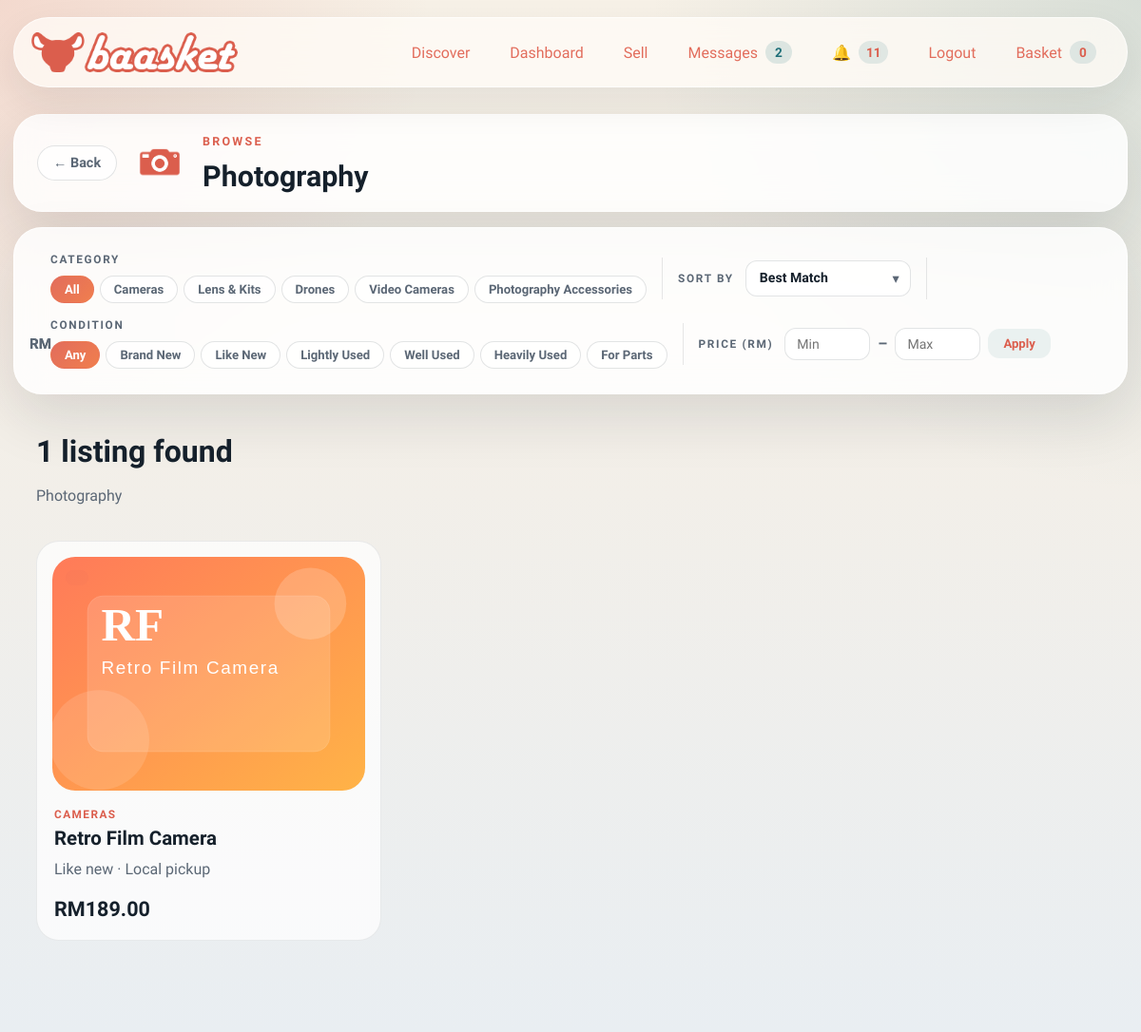
The app's page /browse/Photography (signed in) with its own data.
### models.py (models this page shows, shortened)
class ListingModel(db.Model):
    id = db.Column(db.Integer, primary_key=True)                              # ITEMID (internal int; ITEMID UUID stored separately if needed)
    seller_id = db.Column(db.Integer, db.ForeignKey("user.id"), nullable=False, index=True)   # SELLERID → USER
    buyer_id  = db.Column(db.Integer, db.ForeignKey("user.id"), nullable=True,  index=True)   # BUYERID  → USER (null until sold)
    category    = db.Column(db.String(80),  nullable=False, index=True)       # CATEGORYID
    subcategory = db.Column(db.String(120), nullable=False, default="")       # SUBCATEGORYID
    title       = db.Column(db.String(100), nullable=False, index=True)       # TITLE    VARCHAR(100)
    price       = db.Column(db.Float,       nullable=False)                   # PRICE    FLOAT
    condition   = db.Column(db.String(10),  nullable=False)                   # CONDITION VARCHAR(10)
    listed_date = db.Column(db.DateTime,    nullable=False, default=datetime.utcnow, index=True)  # LISTEDDATE
    description = db.Column(db.String(1000), nullable=False)                  # DESCRIPTION VARCHAR(1000)
    likes    = db.Column(db.Integer, nullable=False, default=0)               # LIKES    INTEGER (≥ 0)
    reserved = db.Column(db.Boolean, nullable=False, default=False)           # RESERVED bool
    buyable  = db.Column(db.Boolean, nullable=False, default=True)            # BUYABLE  bool
    image_path     = db.Column(db.String(255), nullable=False, default="")
    seed_image_data = db.Column(db.Text,       nullable=False, default="")
    location       = db.Column(db.String(80),  nullable=False, default="")
    quantity       = db.Column(db.Integer,     nullable=False, default=1)
    sku            = db.Column(db.String(64),  nullable=True,  default="")
    is_active      = db.Column(db.Boolean,     nullable=False, default=True)
    created_at = db.synonym("listed_date")
    offers = db.relationship("Offer", backref="listing", lazy=True, cascade="all, delete-orphan")
    @property
    def image_data(self) -> str:
        if self.image_path:
            return f"/static/{self.image_path}"
        return self.seed_image_data or "/static/assets/logo/baasket_logo.png"

### main.py (the view)
	@app.get("/browse/<path:category>")
	def browse_category(category: str) -> ResponseReturnValue:
		if category not in VALID_CATEGORIES:
			flash("That category does not exist.", "warning")
			return redirect(url_for("index"))
		subcategories = CATEGORIES_MAP.get(category, [])
		selected_sub       = request.args.get("sub", "").strip()
		sort               = request.args.get("sort", "best_match").strip()
		selected_condition = request.args.get("condition", "").strip()
		price_min_raw      = request.args.get("price_min", "").strip()
		price_max_raw      = request.args.get("price_max", "").strip()
		if selected_sub and selected_sub not in subcategories:
			selected_sub = ""
		if selected_condition and selected_condition not in BROWSE_CONDITIONS:
			selected_condition = ""
		try:
			price_min = Decimal(price_min_raw) if price_min_raw else None
		except Exception:
			price_min = None
		try:
			price_max = Decimal(price_max_raw) if price_max_raw else None
		except Exception:
			price_max = None
		query = Item.query.filter(Item.category == category)
		if selected_sub:
			query = query.filter(Item.subcategory == selected_sub)
		if selected_condition:
			query = query.filter(Item.condition == selected_condition)
		if price_min is not None:
			query = query.filter(Item.price >= float(price_min))
		if price_max is not None:
			query = query.filter(Item.price <= float(price_max))
		if sort == "recent":
			query = query.order_by(Item.created_at.desc())
		elif sort == "price_high":
			query = query.order_by(Item.price.desc())
		elif sort == "price_low":
			query = query.order_by(Item.price.asc())
		else:
			query = query.order_by(Item.created_at.desc())
		listings = query.all()
		category_icon = url_for(
			"static",
			filename=f"assets/categories/{CATEGORY_ICONS.get(category, CATEGORY_ICON_FALLBACK)}",
		)
		return render_template(
			"browse.html",
			title=f"{category} | Baasket",
			category=category,
			category_icon=category_icon,
			subcategories=subcategories,
			selected_sub=selected_sub,
			sort=sort,
			conditions=BROWSE_CONDITIONS,
			selected_condition=selected_condition,
			price_min=price_min_raw,
			price_max=price_max_raw,
			listings=listings,
		)

### main.py (called while the page is built)
def _money(value: object) -> str:
	amount = Decimal(str(value))
	return f"RM{amount:,.2f}"

### models.py (called while the page is built)
@login_manager.user_loader
def load_user(user_id: str) -> User | None:
    if not user_id.isdigit():
        return None
    return db.session.get(User, int(user_id))

### payment.py (called while the page is built)
    def options(self) -> tuple[dict[str, object], ...]:
        return tuple(
            {
                "code": strategy.code,
                "label": strategy.label,
                "fee_rate": getattr(strategy, "fee_rate", Decimal("0.00")),
            }
            for strategy in self._strategies.values()
        )

### templates/browse.html (shortened to what this page needs)
{% extends "base.html" %}
{% block content %}
<section class="browse-header card-surface reveal" data-reveal>
  <div class="browse-header-inner">
    <div class="browse-title-row">
      <a href="{{ url_for('index') }}" class="back-btn">← Back</a>
      <div class="browse-cat-icon">
        <img src="{{ category_icon }}" alt="{{ category }}" class="browse-cat-icon-img">
      </div>
      <div>
        <p class="eyebrow">Browse</p>
        <h1>{{ category }}</h1>
      </div>
    </div>
  </div>
</section>
<section class="browse-filter-bar card-surface reveal" data-reveal>
  <form method="get" action="{{ url_for('browse_category', category=category) }}" id="filter-form">
    <div class="filter-group">
      <span class="filter-label">Category</span>
      <div class="chip-scroll">
        <label class="chip-option {% if not selected_sub %}chip-active{% endif %}">
          All
        </label>
        {% for sub in subcategories %}
          <label class="chip-option {% if selected_sub == sub %}chip-active{% endif %}">
            {{ sub }}
          </label>
        {% endfor %}
      </div>
    </div>
    <div class="filter-group filter-group-inline">
      <span class="filter-label">Sort by</span>
      <div class="select-wrap filter-select-wrap">
        <select name="sort" onchange="this.form.submit()">
          <option value="best_match" {% if sort == 'best_match' %}selected{% endif %}>Best Match</option>
        </select>
        <span class="select-arrow">▾</span>
      </div>
    </div>
    <div class="filter-group">
      <span class="filter-label">Condition</span>
      <div class="chip-scroll">
        <label class="chip-option {% if not selected_condition %}chip-active{% endif %}">
          Any
        </label>
        {% set cond_labels = {
            "Brand New":  "Brand New",
            "Like New":   "Like New",
            "Lightly Us": "Lightly Used",
            "Well Used":  "Well Used",
            "Heavily Us": "Heavily Used",
            "For Parts":  "For Parts"
          } %}
        {% for cond in conditions %}
          <label class="chip-option {% if selected_condition == cond %}chip-active{% endif %}">
            {{ cond_labels.get(cond, cond) }}
          </label>
        {% endfor %}
      </div>
    </div>
    <div class="filter-group filter-group-inline">
      <span class="filter-label">Price (RM)</span>
      <div class="price-range-wrap">
        <span class="price-prefix">RM</span>
        <input type="number" name="price_min" min="0" step="1" placeholder="Min"
               value="{{ price_min or '' }}" class="price-range-input">
        <span class="price-sep">–</span>
        <span class="price-prefix">RM</span>
        <input type="number" name="price_max" min="0" step="1" placeholder="Max"
               value="{{ price_max or '' }}" class="price-range-input">
        <button type="submit" class="ghost-button price-apply-btn">Apply</button>
      </div>
    </div>
  </form>
</section>
<section class="section-block">
  <div class="section-heading">
    <div>
      <h2>{{ listings|length }} listing{% if listings|length != 1 %}s{% endif %} found</h2>
      <p>{{ category }}{% if selected_sub %} › {{ selected_sub }}{% endif %}</p>
    </div>
  </div>
  <div class="listing-grid compact-grid">
    {% for listing in listings %}
      <article class="product-card reveal" data-reveal>
        <a href="{{ url_for('listing_detail', listing_id=listing.id) }}" class="product-image-wrap">
          <img src="{{ listing.image_data }}" alt="{{ listing.title }}">
          <span class="badge">{{ listing.badge }}</span>
        </a>
        <div class="product-copy">
          <p class="product-category">{{ listing.subcategory or listing.category }}</p>
          <h3><a href="{{ url_for('listing_detail', listing_id=listing.id) }}">{{ listing.title }}</a></h3>
          <p class="product-meta">{{ listing.condition }} · {{ listing.location }}</p>
          <div class="price-row">
            <strong>{{ listing.price|money }}</strong>
          </div>
        </div>
      </article>
    {% else %}
      <div class="empty-state wide">No listings found for these filters. Try adjusting the options above.</div>
    {% endfor %}
  </div>
</section>
{% endblock %}

### records on screen
ListingModel: category "Photography", title (picture), subcategory "CAMERAS", title "Retro Film Camera", condition "Like new", location "Local pickup", price "RM189.00"

### other values on screen
{{ chat_count }} "2"
{{ unread_count }} "11"
{{ cart_count }} "0"
{{ sub }} "Cameras" "Lens & Kits" "Drones" "Video Cameras" "Photography Accessories"
{{ cond_labels.get(cond, cond) }} "Brand New" "Like New" "Lightly Used" "Well Used" "Heavily Used" "For Parts"
{{ listings|length }} "1"
